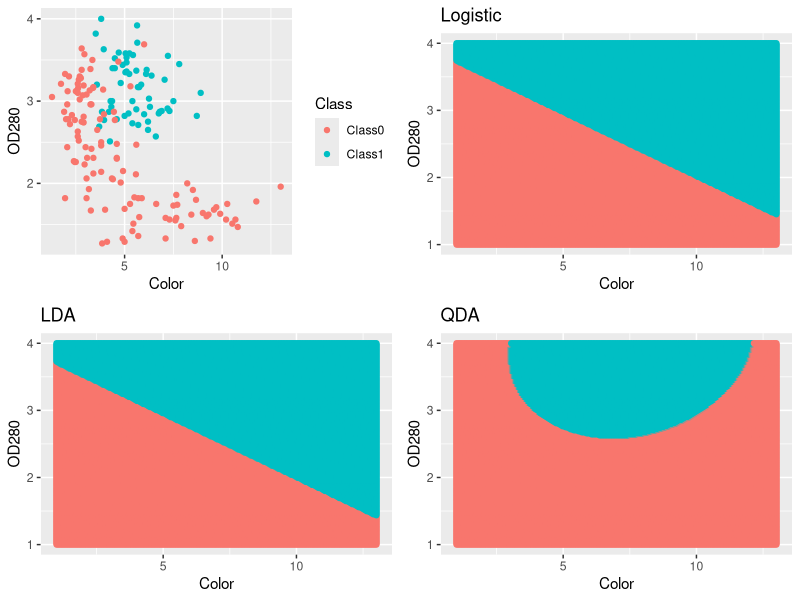

Recreate this plot in R. (Note: this script raises an error after producing the figure.)
## ---- chunk 1
library(ggplot2)
library(data.table)
library(dplyr)
knitr::opts_chunk$set(echo = TRUE, message=FALSE, warning = FALSE, fig.width = 16/2, fig.height = 9/2, tidy.opts=list(width.cutoff=60), tidy=TRUE)
## ---- chunk 2
wine_1 <- read.csv("wineTrainCharacter.csv")
# recode 
wine <- wine_1 %>% mutate (Class = recode (Class,'Class2'= 'Class0', 'Class3'='Class0'))
## ---- chunk 3
# Train logistic regression classifer 
train <- wine[, c("Class","Color", "OD280")]
library(caret)
library(MLmetrics)
## ---- chunk 4
# 10  fold CV 
train_control <- trainControl(method = "cv", number = 10, classProbs = TRUE,
    summaryFunction = multiClassSummary)
## ---- chunk 5
# train the logistic regression model 
logistic_mod <- train(Class ~ Color + OD280, data = train,
    trControl = train_control, method = "glm", family = binomial(link = "logit"))
## ---- chunk 6
# LDA classifier 
lda_mod <- train(Class ~ Color + OD280, data = train,
    trControl = train_control, method = "lda")
# QDA classifier 
qda_mod <- train(Class ~ Color + OD280, data = train,
    trControl = train_control, method = "qda")
## ---- chunk 7
logloss_tab <- c(logistic_mod$results$logLoss, lda_mod$results$logLoss,
    qda_mod$results$logLoss)
misclass_tab <- 1 - c(logistic_mod$results$Accuracy, lda_mod$results$Accuracy,
    qda_mod$results$Accuracy)
metrics_tab <- cbind(logloss_tab, misclass_tab)
colnames(metrics_tab) <- c("LogLoss", "MisclassRate")
rownames(metrics_tab) <- c("Logistic", "LDA", "QDA")
## ---- chunk 8
print(metrics_tab)
## ---- chunk 9
# Create a grid for our features
grid_df <- expand.grid("Color" = seq(1,13,length = 200), "OD280" = seq(1,4,length = 200)) 
# Generate the Bayes' class for three classifers.
logistic_class_pred <- predict(logistic_mod, newdata = grid_df, type = "raw")
lda_class_pred <- predict(lda_mod, newdata = grid_df, type = "raw")
qda_class_pred <- predict(qda_mod, newdata = grid_df, type = "raw")
# Put them in a data.frame
class_preds <- data.frame(grid_df, logistic_class_pred, lda_class_pred, qda_class_pred)

# draw the plots 
p1 <- ggplot(data = train, aes(x = Color, y = OD280, color = Class)) +
    geom_point()
p2 <- ggplot(class_preds, aes(x = Color, y = OD280, color = logistic_class_pred)) +
    geom_point() + theme(legend.position = "none") + ggtitle("Logistic")
p3 <- ggplot(class_preds, aes(x = Color, y = OD280, color = lda_class_pred)) +
    geom_point() + theme(legend.position = "none") + ggtitle("LDA")
p4 <- ggplot(class_preds, aes(x = Color, y = OD280, color = qda_class_pred)) +
    geom_point() + theme(legend.position = "none") + ggtitle("QDA")
cowplot::plot_grid(p1, p2, p3,p4)
## ---- chunk 10
train2 <- wine_1[, c("Class","Color", "OD280")]

# train the multinomial logistic regression
mnl_mod <- train(Class ~ Color + OD280, data = train2, trControl = train_control, method = "multinom",trace=0,
                 MaxNWts = 550, tuneGrid = data.frame(.decay = 0))
# LDA classifier
lda_mod2 <- train(Class~ ., data = train2, trControl = train_control, method = "lda")
# QDA classifier
qda_mod2 <- train(Class ~ ., data = train2, trControl = train_control, method = "qda")
# Gaussian marginals
nb_norm_mod2 <- train(Class ~ ., data = train2, trControl = train_control, method = "naive_bayes", tuneGrid = data.frame(.usekernel = FALSE,.laplace = 0, .adjust = 1))
# KDE marginals
nb_kde_mod2 <- train(Class ~ ., data = train2, trControl = train_control, method = "naive_bayes", tuneGrid = data.frame(.usekernel = TRUE, .laplace = 0, .adjust = 1))
## ---- chunk 11
logloss_tab2 <- c(mnl_mod$results$logLoss, lda_mod2$results$logLoss,
    qda_mod2$results$logLoss, nb_norm_mod2$results$logLoss, nb_kde_mod2$results$logLoss)

misclass_tab2 <- 1 - c(mnl_mod$results$Accuracy, lda_mod2$results$Accuracy,
    qda_mod2$results$Accuracy, nb_norm_mod2$results$Accuracy, nb_kde_mod2$results$Accuracy)

metrics_tab2 <- cbind(logloss_tab2, misclass_tab2)
colnames(metrics_tab2) <- c("LogLoss", "MisclassRate")
rownames(metrics_tab2) <- c("Multinom. Logistic", "LDA", "QDA", "NB - Norm",
    "NB - KDE")
print(metrics_tab2)
## ---- chunk 12
# Generate the Bayes' class for three classifers.
logistic_class_pred2 <- predict(mnl_mod, newdata = grid_df, type = "raw")
lda_class_pred2 <- predict(lda_mod2, newdata = grid_df, type = "raw")
qda_class_pred2 <- predict(qda_mod2, newdata = grid_df, type = "raw")
nb_norm_class_pred <- predict(nb_norm_mod2, newdata = grid_df,type = "raw")
nb_kde_class_pred <- predict(nb_kde_mod2, newdata = grid_df, type = "raw")

# Put them in a data.frame
class_preds2 <- data.frame(grid_df, logistic_class_pred2, lda_class_pred2,
    qda_class_pred2, nb_norm_class_pred, nb_kde_class_pred)
## ---- chunk 13
# draw the plots 
p11 <- ggplot(data = train2, aes(x = Color, y = OD280, color = Class)) +
    geom_point()
p22 <- ggplot(class_preds2, aes(x = Color, y = OD280, color = logistic_class_pred2)) +
    geom_point() + theme(legend.position = "none") + ggtitle("Multinomial Logistic")
p33 <- ggplot(class_preds2, aes(x = Color, y = OD280, color = lda_class_pred2)) +
    geom_point() + theme(legend.position = "none") + ggtitle("LDA")
p44 <- ggplot(class_preds2, aes(x = Color, y = OD280, color = qda_class_pred2)) +
    geom_point() + theme(legend.position = "none") + ggtitle("QDA")

p55 <- ggplot(class_preds2, aes(x = Color, y = OD280, color = nb_norm_class_pred)) +
    geom_point() + theme(legend.position = "none") + ggtitle("NB - Norm")
p66 <- ggplot(class_preds2, aes(x = Color, y = OD280, color = nb_kde_class_pred)) +
    geom_point() + theme(legend.position = "none") + ggtitle("NB - KDE")

cowplot::plot_grid(p11, p22, p33,p44,p55,p66)
## ---- chunk 14
train <- read.csv("wineTrainCharacter.csv")
train_control <- trainControl(method = "cv", number = 10, classProbs = TRUE, summaryFunction = multiClassSummary)
# multinomial logistic regression
mnl_mod_p3 <- train(Class ~ ., data = train, trControl = train_control, method = "multinom",trace=0, MaxNWts = 550, tuneGrid = data.frame(.decay = 0))
# lda
lda_mod_p3 <- train(Class ~ ., data = train, trControl = train_control,
    method = "lda")
qda_mod_p3 <- train(Class ~ ., data = train, trControl = train_control,
    method = "qda")
# usekernel = FALSE for normal marginals
nb_norm_mod_p3 <- train(Class ~ ., data = train, trControl = train_control,
    method = "naive_bayes", tuneGrid = data.frame(.usekernel = FALSE,
        .laplace = 0, .adjust = 1))
# usekernel = TRUE for KDE marginals
nb_kde_mod_p3 <- train(Class ~ ., data = train, trControl = train_control,
    method = "naive_bayes", tuneGrid = data.frame(.usekernel = TRUE,
        .laplace = 0, .adjust = 1))
## ---- chunk 15
# table summary
logloss_tab_p3 <- c(mnl_mod_p3$results$logLoss, lda_mod_p3$results$logLoss,
    qda_mod_p3$results$logLoss, nb_norm_mod_p3$results$logLoss, nb_kde_mod_p3$results$logLoss)

misclass_tab_p3 <- 1 - c(mnl_mod_p3$results$Accuracy, lda_mod_p3$results$Accuracy,
    qda_mod_p3$results$Accuracy, nb_norm_mod_p3$results$Accuracy, nb_kde_mod_p3$results$Accuracy)

metrics_tab_p3 <- cbind(logloss_tab_p3, misclass_tab_p3)
colnames(metrics_tab_p3) <- c("LogLoss", "MisclassRate")
rownames(metrics_tab_p3) <- c("Multinom. Logistic", "LDA", "QDA", "NB - Norm",
    "NB - KDE")
library(kableExtra)
kable(round(metrics_tab_p3, 3)) %>%
    kable_styling("striped") %>%
    scroll_box(width = "100%")
